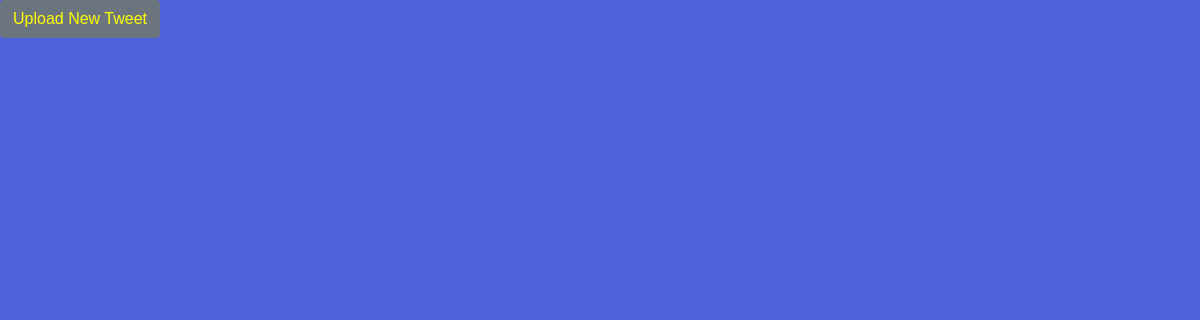
The app's page /, older data.
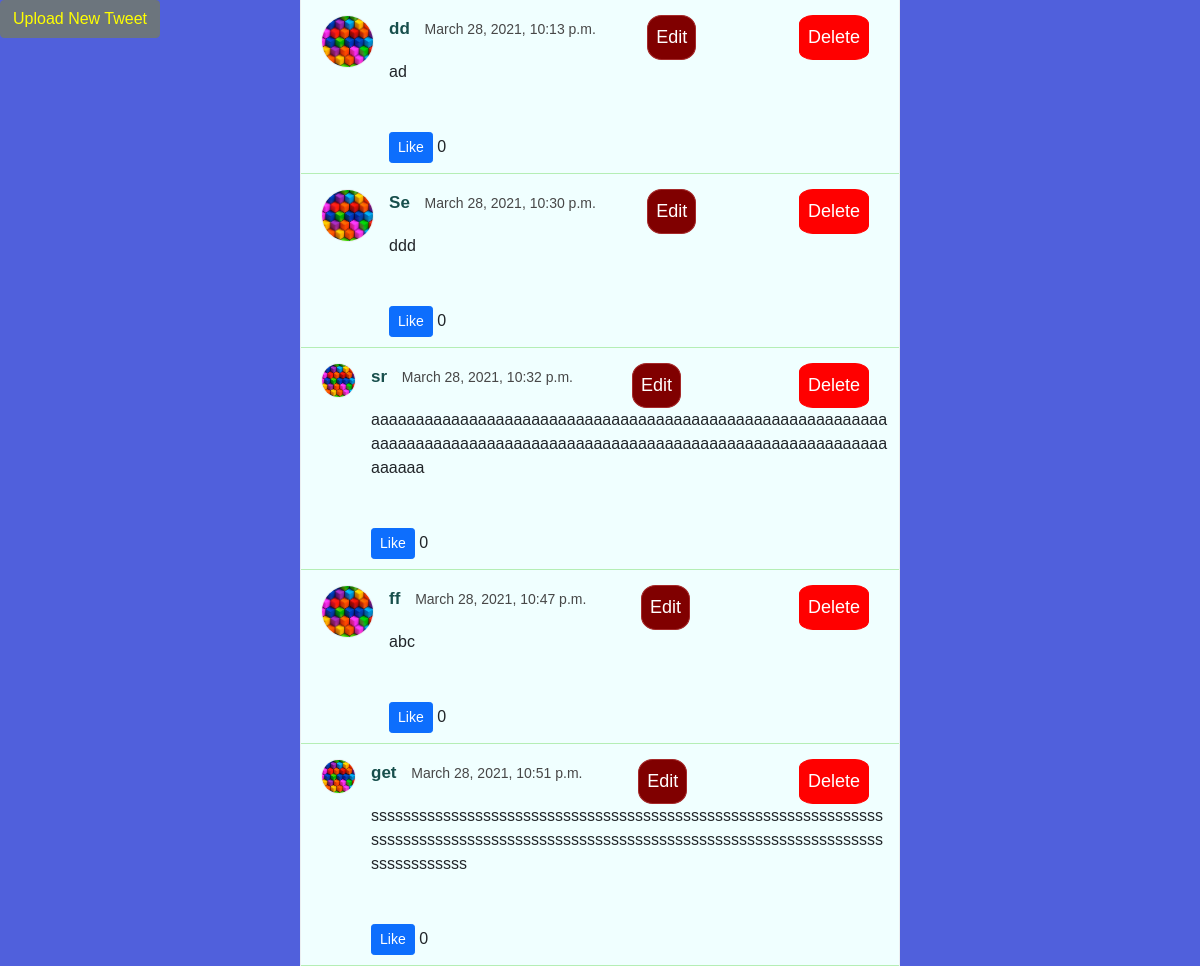
The same page, newer data.
### twitter/models.py (models this page shows)
class Tweet(models.Model):
    image = CloudinaryField('image', blank=True)
    created_at = models.DateTimeField(auto_now_add=True)
    like_count = models.IntegerField(default=0, blank=True, null=True)
    updated_at = models.DateTimeField(auto_now=True)
    name = models.CharField(max_length=14)
    body = models.CharField(max_length=140)

### twitter/views.py (the view)
# urls.py: path('', views.index, name='index'),
def index(request):
    tweets = Tweet.objects.all()
    ctx = {'tweets': tweets}
    return render(request, 'twitter/index.html', ctx)

### twitter/templates/twitter/index.html (shortened to what this page needs)
<!DOCTYPE html>
{% load static %}
<html lang="en">
  <head>
    <link
      href="https://cdn.jsdelivr.net/npm/bootstrap@5.0.0-beta2/dist/css/bootstrap.min.css"
      rel="stylesheet"
    />
    <link rel="stylesheet" href="{% static 'style.css' %}" />
  </head>
  <body class="home">
    {% load cloudinary %}
    <a href="{% url 'upload' %}" class="btn btn-secondary" style="position:fixed; color: yellow;">Upload New Tweet</a>
    {% for tweet in tweets %}
    <div class="container">
      <div class="main">
        <div class="tweet-list">
          <div class="tweet">
            <div class="user">
              <a href="#">
                <img src="{% static 'img/sample-icon.jpg' %}" class="" />
              </a>
            </div>
            <div class="content">
              <div class="name">
                <a href="#" class="">
                  <span class="nickname"> {{ tweet.name }} </span>
                  <span class="datetime"> {{ tweet.created_at }} </span>
                </a>
                <a style="border: 1px solid brown; border-radius: 30%; padding: 8px; background-color: maroon; color: white;" href="/update/{{tweet.id}}">Edit</a>
                <br />
                <a style="border: 1px solid red; border-radius: 20%; padding: 8px; background-color: red; color: white; margin-right: 20px;" href="/delete/{{tweet.id}}">Delete</a>
              </div>
              <div class="input-area" style="word-wrap: break-word;">{{ tweet.body }}</div>
                <br> <br>
                <div class="like-count">
                    <form action="{% url 'LikePost' tweet.pk %}" method="POST">
                        <button type="submit", name="tweet_id", value="{{ tweet.id }}", class="btn btn-primary btn-sm">Like</button>
                        {{ tweet.like_count }}
                    </form>
                </div>
              </div>
            </div>
          </div>
        </div>
      </div>
    {% endfor %}
  </body>
</html>

Row changes from the older to the newer data that the page shows:
added Tweet: name "dd", created_at "March 28, 2021, 10:13 p.m.", body "ad", {{ tweet.id }} 19 (drawn), like_count "0"
added Tweet: name "Se", created_at "March 28, 2021, 10:30 p.m.", body "ddd", {{ tweet.id }} 20 (drawn), like_count "0"
added Tweet: name "sr", created_at "March 28, 2021, 10:32 p.m.", body "aaaaaaaaaaaaaaaaaaaaaaaaaaaaaaaaaaaaaaaaaaaaaaaaaaaaaaaaaaaaaaaaaaaaaaaaaaaaaaaaaaaaaaaaaaaaaaaaaaaaaaaaaaaaaaaaaaaaaaaaaa", {{ tweet.id }} 21 (drawn), like_count "0"
added Tweet: name "ff", created_at "March 28, 2021, 10:47 p.m.", body "abc", {{ tweet.id }} 22 (drawn), like_count "0"
added Tweet: name "get", created_at "March 28, 2021, 10:51 p.m.", body "ssssssssssssssssssssssssssssssssssssssssssssssssssssssssssssssssssssssssssssssssssssssssssssssssssssssssssssssssssssssssssssssssssssssssssss", {{ tweet.id }} 23 (drawn), like_count "0"
